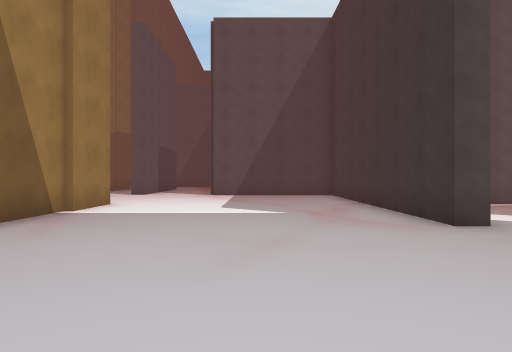
view 1 (above)

17 first-person views from a walk through a scene from a Unity 3-D project. The camera is 1.4 m above the floor, looks level and sees 75° across. The floor is counted in squares, 2 m on a side. Each view is taken from the middle of a square. On the plan, view 1 faces up. The plan holds only what a view shows up to about 10 squares ahead; the rest is blank. The place goes on beyond the plan. The player character is not drawn.

view 2
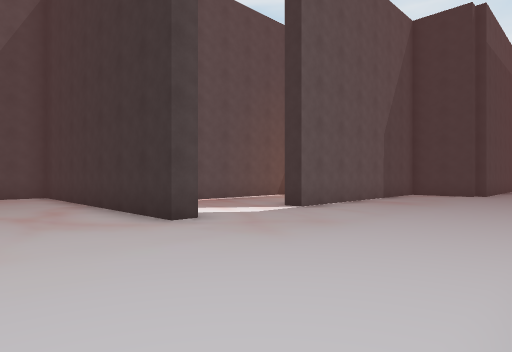

view 3
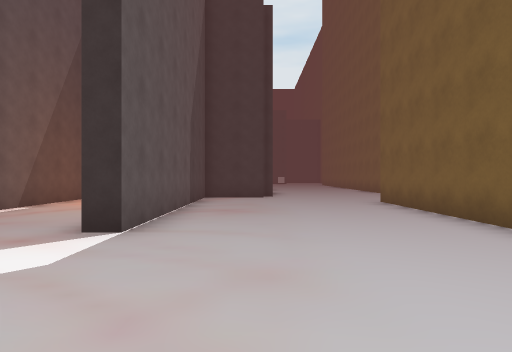

view 4
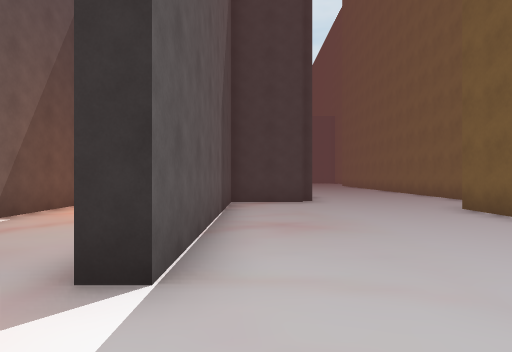

view 5
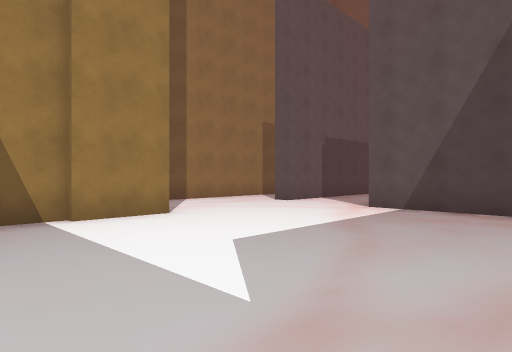

view 6
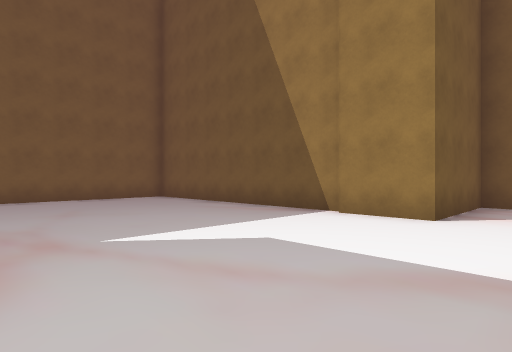

view 7
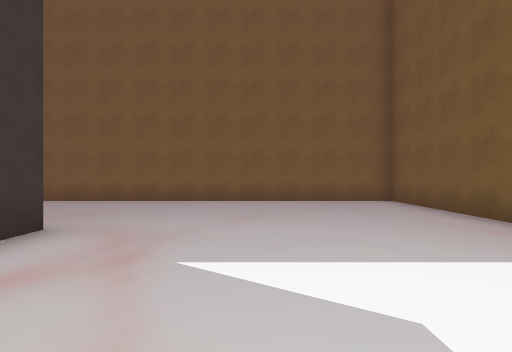

view 8
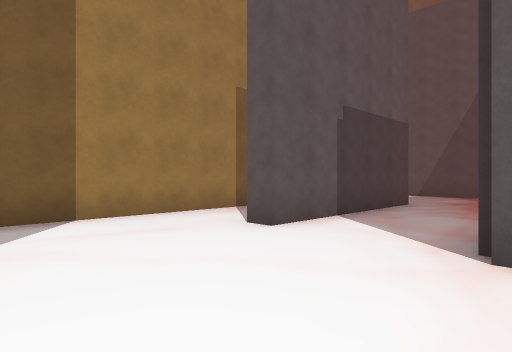

view 9
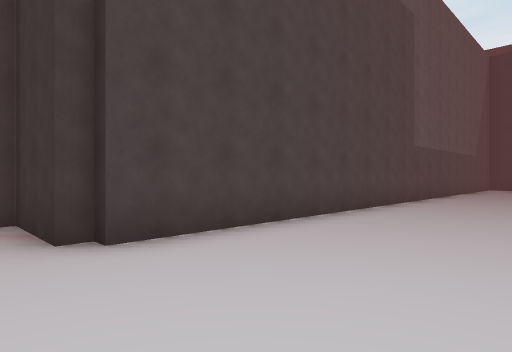

view 10
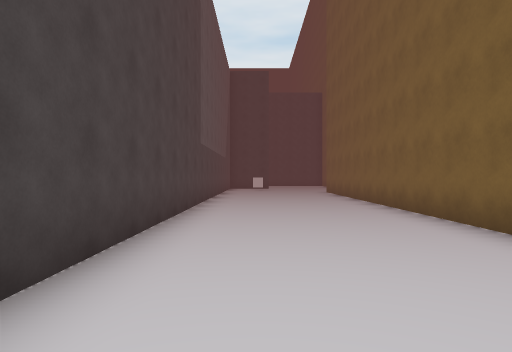

view 11
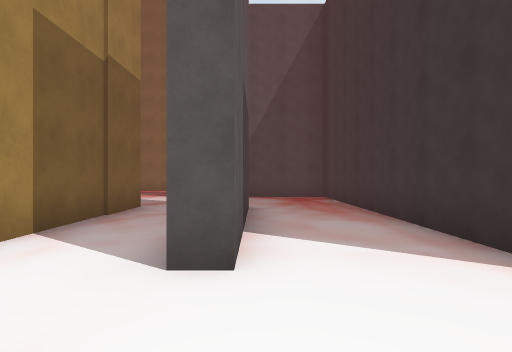

view 12
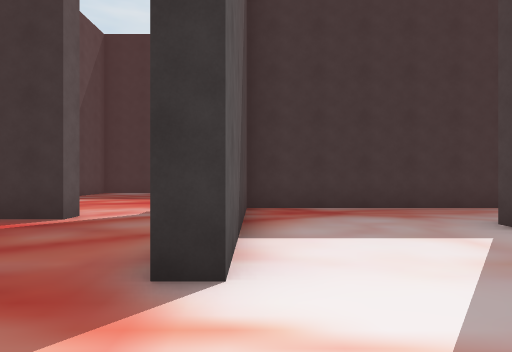

view 13
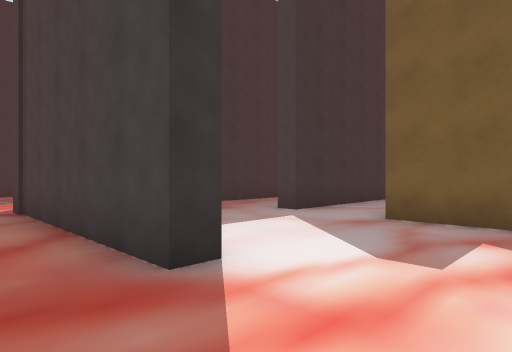

view 14
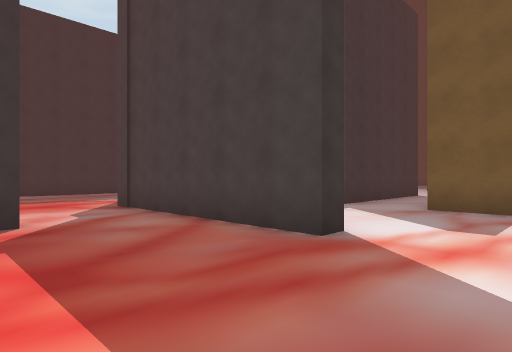

view 15
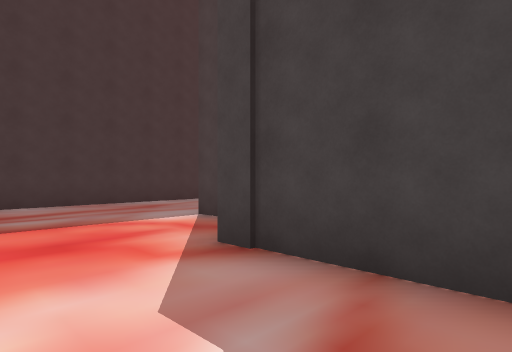

view 16
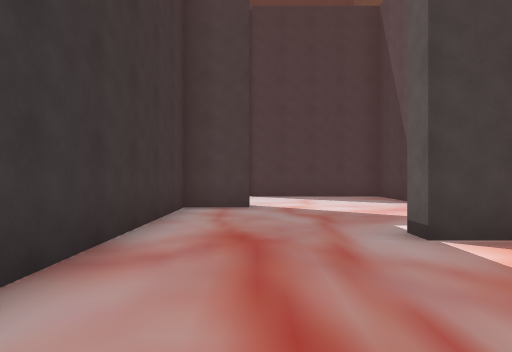

view 17
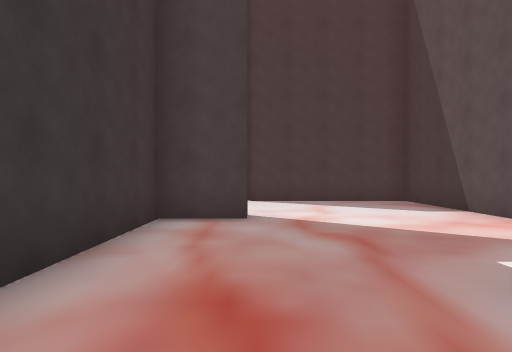

### Floor plan
Points are (right, up) in squares from view 1. A wall is a line through its corners. A room is listed if a view was taken in it or the views show most of it. See-through windows are left out.
Room 1 (views 1, 2, 3, 4, 5, 6, 7, 8, 9, 10, 11)
walls: (13.4, 2.7) (12.9, 2.7) (12.9, 4.7) (6.1, 4.7) (6.1, 5.2); (12, 8.3) (8.8, 8.3); (6.4, 8.3) (5.8, 8.3); (3.4, 4.7) (2.8, 4.7) (2.8, 11.4); (16.9, -2.1) (23, -2.1); (2, 12.2) (-1.6, 12.2); (23, 2.4) (13.2, 2.4); (-3.8, 6.6) (-3.8, -0.4) (11.1, -0.4); (-4.2, 12.5) (-4.8, 12.5); (-6.7, 12.5) (-6.7, 8.3) (-3.6, 8.3) (-3.6, 6.5)
ways out: opening at (-4.3, 13) to room 2
Room 2 (views 12, 13, 14, 15)
walls: (-8.4, 17.7) (-6.7, 17.7) (-6.7, 12.5); (-2.1, 21.2) (-6.8, 21.2) (-6.8, 21.7) (-2.6, 21.7); (-3.1, 24.1) (-3.7, 24.1) (-3.7, 25.1); (-4.7, 13.1) (-4.7, 17.5) (-4.2, 17.5) (-4.2, 12.5); (-1.7, 13) (-1.7, 21.2)
ways out: opening at (-4.3, 13) to room 1; opening at (-3, 23.5) to room 3
Room 3 (views 16, 17)
walls: (0.1, 20.4) (1.1, 20.4) (1.1, 19.9); (3.1, 16.5) (4.6, 16.5) (4.6, 22.9); (-1.2, 16.6) (-1.2, 12.7) (3.2, 12.7); (-2.6, 21.7) (-1.1, 21.7)
ways out: opening at (-3, 23.5) to room 2; opening at (3.5, 14.5)

Positions as (right, up) in squares from view 1, and headings:
1: (0, 0), facing up
2: (0, 0), facing up-right
3: (2, 3), facing right
4: (4, 4), facing right
5: (2, 5), facing up-left
6: (2, 10), facing down-left
7: (0, 9), facing down
8: (-1, 9), facing up-left
9: (12, -1), facing up-right
10: (13, 1), facing right
11: (-4, 10), facing up
12: (-9, 21), facing right
13: (-9, 23), facing down-right
14: (-9, 25), facing down-right
15: (-4, 24), facing down-right
16: (3, 24), facing down
17: (3, 22), facing down
